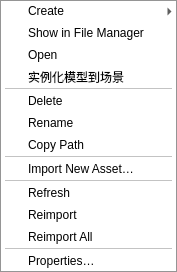
<?xml version="1.0" encoding="UTF-8"?>
<ui version="4.0">
 <class>ProjectAssetsContextMenu</class>
 <widget class="QMenu" name="ProjectAssetsContextMenu">
  <widget class="QMenu" name="menuCreate">
   <property name="title"><string>Create</string></property>
   <widget class="QMenu" name="menuShader">
    <property name="title"><string>Shader</string></property>
    <addaction name="actionVertexShader"/>
    <addaction name="actionFragmentShader"/>
    <addaction name="actionComputeShader"/>
    <addaction name="separator"/>
    <addaction name="actionShaderInclude"/>
   </widget>
   <widget class="QMenu" name="menuAnimation">
    <property name="title"><string>Animation</string></property>
    <addaction name="actionAnimationClip"/>
    <addaction name="actionAnimatorController"/>
    <addaction name="actionAvatarMask"/>
   </widget>
   <addaction name="actionFolder"/>
   <addaction name="separator"/>
   <addaction name="actionMaterial"/>
   <addaction name="actionScene"/>
   <addaction name="menuShader"/>
   <addaction name="menuAnimation"/>
  </widget>
  <action name="actionFolder"><property name="text"><string>Folder</string></property></action>
  <action name="actionMaterial"><property name="text"><string>Material</string></property></action>
  <action name="actionScene"><property name="text"><string>Scene</string></property></action>
  <action name="actionVertexShader"><property name="text"><string>Vertex Shader</string></property></action>
  <action name="actionFragmentShader"><property name="text"><string>Fragment Shader</string></property></action>
  <action name="actionComputeShader"><property name="text"><string>Compute Shader</string></property></action>
  <action name="actionShaderInclude"><property name="text"><string>Shader Include</string></property></action>
  <action name="actionAnimationClip"><property name="text"><string>Animation Clip</string></property></action>
  <action name="actionAvatarMask"><property name="text"><string>Avatar Mask</string></property></action>
  <action name="actionAnimatorController"><property name="text"><string>Animator Controller</string></property></action>
  <action name="actionReveal"><property name="text"><string>Show in File Manager</string></property></action>
  <action name="actionInstantiateModel"><property name="text"><string>实例化模型到场景</string></property></action>
  <action name="actionOpen"><property name="text"><string>Open</string></property></action>
  <action name="actionDelete"><property name="text"><string>Delete</string></property></action>
  <action name="actionRename"><property name="text"><string>Rename</string></property></action>
  <action name="actionCopyPath"><property name="text"><string>Copy Path</string></property></action>
  <action name="actionImport"><property name="text"><string>Import New Asset…</string></property></action>
  <action name="actionRefresh"><property name="text"><string>Refresh</string></property></action>
  <action name="actionReimport"><property name="text"><string>Reimport</string></property></action>
  <action name="actionReimportAll"><property name="text"><string>Reimport All</string></property></action>
  <action name="actionProperties"><property name="text"><string>Properties…</string></property></action>
  <addaction name="menuCreate"/>
  <addaction name="actionReveal"/>
  <addaction name="actionOpen"/>
  <addaction name="actionInstantiateModel"/>
  <addaction name="separator"/>
  <addaction name="actionDelete"/>
  <addaction name="actionRename"/>
  <addaction name="actionCopyPath"/>
  <addaction name="separator"/>
  <addaction name="actionImport"/>
  <addaction name="separator"/>
  <addaction name="actionRefresh"/>
  <addaction name="actionReimport"/>
  <addaction name="actionReimportAll"/>
  <addaction name="separator"/>
  <addaction name="actionProperties"/>
 </widget>
 <resources/>
 <connections/>
</ui>
